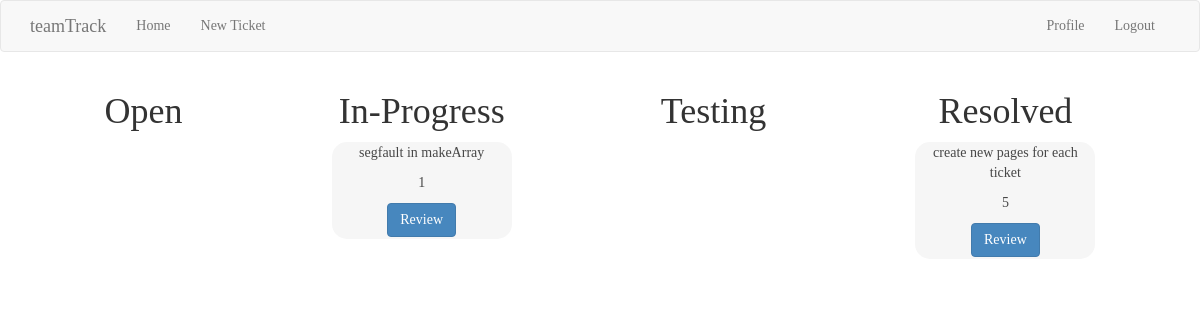
The page /index (signed in) on the database as committed earlier.
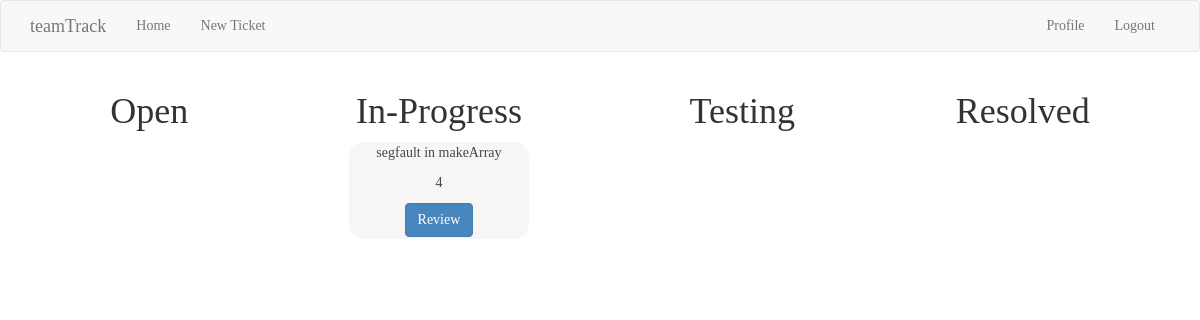
The same page on the database as committed later.
### app/models.py (models this page shows, shortened)
class Ticket(db.Model):
    id = db.Column(db.Integer, primary_key=True)
    description = db.Column(db.String(140))
    priority = db.Column(db.Integer)
    link = db.Column(db.String(140))
    timestamp = db.Column(db.DateTime, index=True, default=datetime.utcnow)
    user_id = db.Column(db.Integer, db.ForeignKey('user.id'))
    tag = db.Column(db.String(20))

### app/routes.py (the view)
@app.route('/', methods=['GET', 'POST'])
@app.route('/index', methods=['GET', 'POST'])
@login_required
def index():
    page = request.args.get('page', 1, type=int)
    opentickets = current_user.get_open_tickets().paginate(
        page, app.config['POSTS_PER_PAGE'], False)
    wiptickets = current_user.get_wip_tickets().paginate(
        page, app.config['POSTS_PER_PAGE'], False)
    testingtickets = current_user.get_testing_tickets().paginate(
        page, app.config['POSTS_PER_PAGE'], False)
    closedtickets = current_user.get_closed_tickets().paginate(
        page, app.config['POSTS_PER_PAGE'], False)
    return render_template('index.html', title='Home', opentickets = opentickets.items, wiptickets= wiptickets.items, testingtickes = testingtickets.items, closedtickets = closedtickets.items)

### app/models.py (called while the page is built)
@login.user_loader
def load_user(id):
    return User.query.get(int(id))

    def get_open_tickets(self):
        return Ticket.query.filter(Ticket.tag == 'open').order_by(Ticket.timestamp.desc())

    def get_wip_tickets(self):
        return Ticket.query.filter(Ticket.tag == 'wip').order_by(Ticket.timestamp.desc())

    def get_testing_tickets(self):
        return Ticket.query.filter(Ticket.tag == 'testing').order_by(Ticket.timestamp.desc())

    def get_closed_tickets(self):
        return Ticket.query.filter(Ticket.tag == 'closed').order_by(Ticket.timestamp.desc())

### app/routes.py (called while the page is built)
@app.before_request
def before_request():
    if current_user.is_authenticated:
        current_user.last_seen = datetime.utcnow()
        db.session.commit()

### app/templates/index.html (shortened to what this page needs)
{% extends "base.html" %}
{% import 'bootstrap/wtf.html' as wtf %}
{% block app_content %}
        <div class="parent--tickets">
          <section class = "tickets">
            <h1 class="display-4">Open</h1>
          </section>
          <section class = "tickets">
            <h1 class="display-4">In-Progress</h1>
            {% for ticket in wiptickets %}
            {% include '_tickets.html' %}
                <br>
            {% endfor %}
          </section>
          <section class = "tickets">
            <h1 class="display-4">Testing</h1>
          </section>
          <section class = "tickets">
            <h1 class="display-4">Resolved</h1>
            {% for ticket in closedtickets %}
            {% include '_tickets.html' %}
                <br>
            {% endfor %}
          </section>
        </div>
{% endblock %}

### app/templates/_tickets.html
    <div class="card" style="width: 18rem;">
        <div class="card-body">
          <p class="card-text">{{ticket.description}}</p>
          <p class="card-text">{{ticket.priority}}</p>
          <a href="{{ url_for('edit_ticket', ticket_id=ticket.id) }}" class="btn btn-primary stretched-link">Review</a>
        </div>
      </div>

Rows that differ between the two databases and show on the page:
removed Ticket: description "create new pages for each ticket", priority "5", shown under "Resolved"
changed Ticket "segfault in makeArray": priority "1" → "4"
